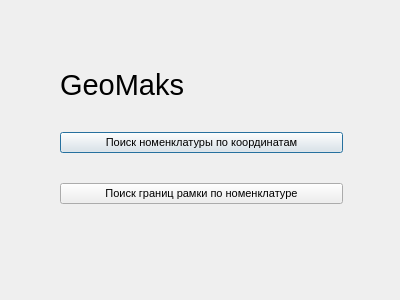
<?xml version="1.0" encoding="UTF-8"?>
<ui version="4.0">
 <class>StartMenu</class>
 <widget class="QDialog" name="StartMenu">
  <property name="geometry">
   <rect>
    <x>0</x>
    <y>0</y>
    <width>400</width>
    <height>300</height>
   </rect>
  </property>
  <property name="windowTitle">
   <string>GeoMaks</string>
  </property>
  <widget class="QWidget" name="gridLayoutWidget">
   <property name="geometry">
    <rect>
     <x>60</x>
     <y>60</y>
     <width>283</width>
     <height>168</height>
    </rect>
   </property>
   <layout class="QVBoxLayout" name="verticalLayout_4">
    <item>
     <spacer name="verticalSpacer_2">
      <property name="orientation">
       <enum>Qt::Vertical</enum>
      </property>
      <property name="sizeHint" stdset="0">
       <size>
        <width>20</width>
        <height>40</height>
       </size>
      </property>
     </spacer>
    </item>
    <item>
     <widget class="QLabel" name="label">
      <property name="font">
       <font>
        <pointsize>22</pointsize>
       </font>
      </property>
      <property name="text">
       <string>GeoMaks</string>
      </property>
     </widget>
    </item>
    <item>
     <spacer name="verticalSpacer_6">
      <property name="orientation">
       <enum>Qt::Vertical</enum>
      </property>
      <property name="sizeHint" stdset="0">
       <size>
        <width>20</width>
        <height>40</height>
       </size>
      </property>
     </spacer>
    </item>
    <item>
     <spacer name="verticalSpacer_5">
      <property name="orientation">
       <enum>Qt::Vertical</enum>
      </property>
      <property name="sizeHint" stdset="0">
       <size>
        <width>20</width>
        <height>40</height>
       </size>
      </property>
     </spacer>
    </item>
    <item>
     <spacer name="verticalSpacer">
      <property name="orientation">
       <enum>Qt::Vertical</enum>
      </property>
      <property name="sizeHint" stdset="0">
       <size>
        <width>20</width>
        <height>40</height>
       </size>
      </property>
     </spacer>
    </item>
    <item>
     <layout class="QVBoxLayout" name="verticalLayout">
      <item>
       <widget class="QPushButton" name="MapNomenclature">
        <property name="font">
         <font>
          <pointsize>8</pointsize>
         </font>
        </property>
        <property name="text">
         <string>Поиск номенклатуры по координатам</string>
        </property>
       </widget>
      </item>
      <item>
       <spacer name="verticalSpacer_4">
        <property name="orientation">
         <enum>Qt::Vertical</enum>
        </property>
        <property name="sizeHint" stdset="0">
         <size>
          <width>20</width>
          <height>40</height>
         </size>
        </property>
       </spacer>
      </item>
      <item>
       <widget class="QPushButton" name="MapBorders">
        <property name="font">
         <font>
          <pointsize>8</pointsize>
         </font>
        </property>
        <property name="text">
         <string>Поиск границ рамки по номенклатуре</string>
        </property>
       </widget>
      </item>
      <item>
       <spacer name="verticalSpacer_3">
        <property name="orientation">
         <enum>Qt::Vertical</enum>
        </property>
        <property name="sizeHint" stdset="0">
         <size>
          <width>20</width>
          <height>40</height>
         </size>
        </property>
       </spacer>
      </item>
     </layout>
    </item>
   </layout>
  </widget>
 </widget>
 <resources/>
 <connections/>
</ui>
